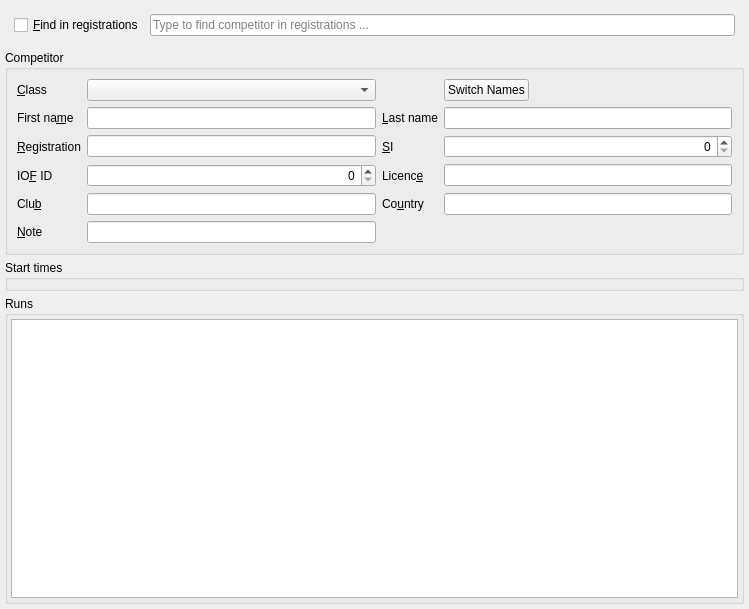
<?xml version="1.0" encoding="UTF-8"?>
<ui version="4.0">
 <class>CompetitorWidget</class>
 <widget class="QWidget" name="CompetitorWidget">
  <property name="geometry">
   <rect>
    <x>0</x>
    <y>0</y>
    <width>749</width>
    <height>609</height>
   </rect>
  </property>
  <property name="windowTitle">
   <string>Form</string>
  </property>
  <layout class="QVBoxLayout" name="verticalLayout_2">
   <property name="spacing">
    <number>5</number>
   </property>
   <property name="leftMargin">
    <number>5</number>
   </property>
   <property name="topMargin">
    <number>5</number>
   </property>
   <property name="rightMargin">
    <number>5</number>
   </property>
   <property name="bottomMargin">
    <number>5</number>
   </property>
   <item>
    <widget class="QFrame" name="frmFind">
     <layout class="QHBoxLayout" name="horizontalLayout">
      <item>
       <widget class="QCheckBox" name="chkFind">
        <property name="text">
         <string>&amp;Find in registrations</string>
        </property>
       </widget>
      </item>
      <item>
       <widget class="FindRegistrationEdit" name="edFind">
        <property name="placeholderText">
         <string>Type to find competitor in registrations ...</string>
        </property>
        <property name="clearButtonEnabled">
         <bool>true</bool>
        </property>
       </widget>
      </item>
     </layout>
    </widget>
   </item>
   <item>
    <widget class="QGroupBox" name="groupBox_2">
     <property name="title">
      <string>Competitor</string>
     </property>
     <layout class="QGridLayout" name="gridLayout_2">
      <item row="3" column="1">
       <widget class="qf::qmlwidgets::LineEdit" name="lineEdit_4">
        <property name="dataId" stdset="0">
         <string notr="true">competitors.registration</string>
        </property>
       </widget>
      </item>
      <item row="2" column="2">
       <widget class="QLabel" name="label_4">
        <property name="text">
         <string>&amp;Last name</string>
        </property>
        <property name="buddy">
         <cstring>lineEdit_3</cstring>
        </property>
       </widget>
      </item>
      <item row="5" column="2">
       <widget class="QLabel" name="label_8">
        <property name="text">
         <string>Co&amp;untry</string>
        </property>
        <property name="buddy">
         <cstring>lineEdit_7</cstring>
        </property>
       </widget>
      </item>
      <item row="4" column="2">
       <widget class="QLabel" name="label_5">
        <property name="text">
         <string>Licenc&amp;e</string>
        </property>
        <property name="buddy">
         <cstring>lineEdit_5</cstring>
        </property>
       </widget>
      </item>
      <item row="1" column="1">
       <widget class="qf::qmlwidgets::ForeignKeyComboBox" name="cbxClass">
        <property name="dataId" stdset="0">
         <string notr="true">competitors.classId</string>
        </property>
       </widget>
      </item>
      <item row="3" column="3">
       <widget class="quickevent::gui::si::SiIdEdit" name="edSiId">
        <property name="alignment">
         <set>Qt::AlignRight|Qt::AlignTrailing|Qt::AlignVCenter</set>
        </property>
        <property name="dataId" stdset="0">
         <string notr="true">competitors.siId</string>
        </property>
       </widget>
      </item>
      <item row="5" column="3">
       <widget class="qf::qmlwidgets::LineEdit" name="lineEdit_7">
        <property name="dataId" stdset="0">
         <string notr="true">competitors.country</string>
        </property>
       </widget>
      </item>
      <item row="3" column="0">
       <widget class="QLabel" name="label_6">
        <property name="text">
         <string>&amp;Registration</string>
        </property>
        <property name="buddy">
         <cstring>lineEdit_4</cstring>
        </property>
       </widget>
      </item>
      <item row="6" column="0">
       <widget class="QLabel" name="label_9">
        <property name="text">
         <string>&amp;Note</string>
        </property>
        <property name="buddy">
         <cstring>lineEdit_8</cstring>
        </property>
       </widget>
      </item>
      <item row="5" column="1">
       <widget class="qf::qmlwidgets::LineEdit" name="lineEdit_6">
        <property name="dataId" stdset="0">
         <string notr="true">competitors.club</string>
        </property>
       </widget>
      </item>
      <item row="1" column="0">
       <widget class="QLabel" name="label">
        <property name="text">
         <string>&amp;Class</string>
        </property>
        <property name="buddy">
         <cstring>cbxClass</cstring>
        </property>
       </widget>
      </item>
      <item row="4" column="0">
       <widget class="QLabel" name="label_10">
        <property name="text">
         <string>IO&amp;F ID</string>
        </property>
        <property name="buddy">
         <cstring>edIofId</cstring>
        </property>
       </widget>
      </item>
      <item row="4" column="3">
       <widget class="qf::qmlwidgets::LineEdit" name="lineEdit_5">
        <property name="dataId" stdset="0">
         <string notr="true">competitors.licence</string>
        </property>
       </widget>
      </item>
      <item row="5" column="0">
       <widget class="QLabel" name="label_7">
        <property name="text">
         <string>Clu&amp;b</string>
        </property>
        <property name="buddy">
         <cstring>lineEdit_6</cstring>
        </property>
       </widget>
      </item>
      <item row="2" column="0">
       <widget class="QLabel" name="label_3">
        <property name="text">
         <string>First na&amp;me</string>
        </property>
        <property name="buddy">
         <cstring>lineEdit_2</cstring>
        </property>
       </widget>
      </item>
      <item row="4" column="1">
       <widget class="qf::qmlwidgets::SpinBox" name="edIofId">
        <property name="alignment">
         <set>Qt::AlignRight|Qt::AlignTrailing|Qt::AlignVCenter</set>
        </property>
        <property name="maximum">
         <number>999999999</number>
        </property>
        <property name="dataId" stdset="0">
         <string notr="true">competitors.iofId</string>
        </property>
       </widget>
      </item>
      <item row="2" column="1">
       <widget class="qf::qmlwidgets::LineEdit" name="lineEdit_2">
        <property name="dataId" stdset="0">
         <string notr="true">competitors.firstName</string>
        </property>
       </widget>
      </item>
      <item row="6" column="1">
       <widget class="qf::qmlwidgets::LineEdit" name="lineEdit_8">
        <property name="dataId" stdset="0">
         <string notr="true">competitors.note</string>
        </property>
       </widget>
      </item>
      <item row="3" column="2">
       <widget class="QLabel" name="label_2">
        <property name="text">
         <string>&amp;SI</string>
        </property>
        <property name="buddy">
         <cstring>edSiId</cstring>
        </property>
       </widget>
      </item>
      <item row="2" column="3">
       <widget class="qf::qmlwidgets::LineEdit" name="lineEdit_3">
        <property name="dataId" stdset="0">
         <string notr="true">competitors.lastName</string>
        </property>
       </widget>
      </item>
      <item row="1" column="3">
       <layout class="QHBoxLayout" name="horizontalLayout_2">
        <item>
         <widget class="QPushButton" name="btnSwitchNames">
          <property name="text">
           <string>Switch Names</string>
          </property>
         </widget>
        </item>
        <item>
         <spacer name="horizontalSpacer">
          <property name="orientation">
           <enum>Qt::Horizontal</enum>
          </property>
          <property name="sizeHint" stdset="0">
           <size>
            <width>40</width>
            <height>20</height>
           </size>
          </property>
         </spacer>
        </item>
       </layout>
      </item>
     </layout>
    </widget>
   </item>
   <item>
    <widget class="QGroupBox" name="grpStartTimes">
     <property name="title">
      <string>Start times</string>
     </property>
    </widget>
   </item>
   <item>
    <widget class="QGroupBox" name="groupBox">
     <property name="sizePolicy">
      <sizepolicy hsizetype="Preferred" vsizetype="Expanding">
       <horstretch>0</horstretch>
       <verstretch>0</verstretch>
      </sizepolicy>
     </property>
     <property name="title">
      <string>Runs</string>
     </property>
     <layout class="QVBoxLayout" name="verticalLayout">
      <property name="spacing">
       <number>3</number>
      </property>
      <property name="leftMargin">
       <number>3</number>
      </property>
      <property name="topMargin">
       <number>3</number>
      </property>
      <property name="rightMargin">
       <number>3</number>
      </property>
      <property name="bottomMargin">
       <number>3</number>
      </property>
      <item>
       <widget class="qf::qmlwidgets::TableView" name="tblRuns"/>
      </item>
     </layout>
    </widget>
   </item>
  </layout>
 </widget>
 <customwidgets>
  <customwidget>
   <class>qf::qmlwidgets::TableView</class>
   <extends>QTableView</extends>
   <header location="global">qf/qmlwidgets/tableview.h</header>
  </customwidget>
  <customwidget>
   <class>qf::qmlwidgets::LineEdit</class>
   <extends>QLineEdit</extends>
   <header location="global">qf/qmlwidgets/lineedit.h</header>
  </customwidget>
  <customwidget>
   <class>qf::qmlwidgets::ForeignKeyComboBox</class>
   <extends>QComboBox</extends>
   <header location="global">qf/qmlwidgets/combobox.h</header>
  </customwidget>
  <customwidget>
   <class>quickevent::gui::si::SiIdEdit</class>
   <extends>QSpinBox</extends>
   <header location="global">quickevent/gui/si/siidedit.h</header>
  </customwidget>
  <customwidget>
   <class>FindRegistrationEdit</class>
   <extends>QLineEdit</extends>
   <header location="global">plugins/Competitors/src/findregistrationedit.h</header>
  </customwidget>
  <customwidget>
   <class>qf::qmlwidgets::SpinBox</class>
   <extends>QSpinBox</extends>
   <header location="global">qf/qmlwidgets/spinbox.h</header>
  </customwidget>
 </customwidgets>
 <tabstops>
  <tabstop>chkFind</tabstop>
  <tabstop>edFind</tabstop>
  <tabstop>cbxClass</tabstop>
  <tabstop>btnSwitchNames</tabstop>
  <tabstop>lineEdit_2</tabstop>
  <tabstop>lineEdit_3</tabstop>
  <tabstop>lineEdit_4</tabstop>
  <tabstop>edSiId</tabstop>
  <tabstop>edIofId</tabstop>
  <tabstop>lineEdit_5</tabstop>
  <tabstop>lineEdit_6</tabstop>
  <tabstop>lineEdit_7</tabstop>
  <tabstop>lineEdit_8</tabstop>
  <tabstop>tblRuns</tabstop>
 </tabstops>
 <resources/>
 <connections/>
</ui>
